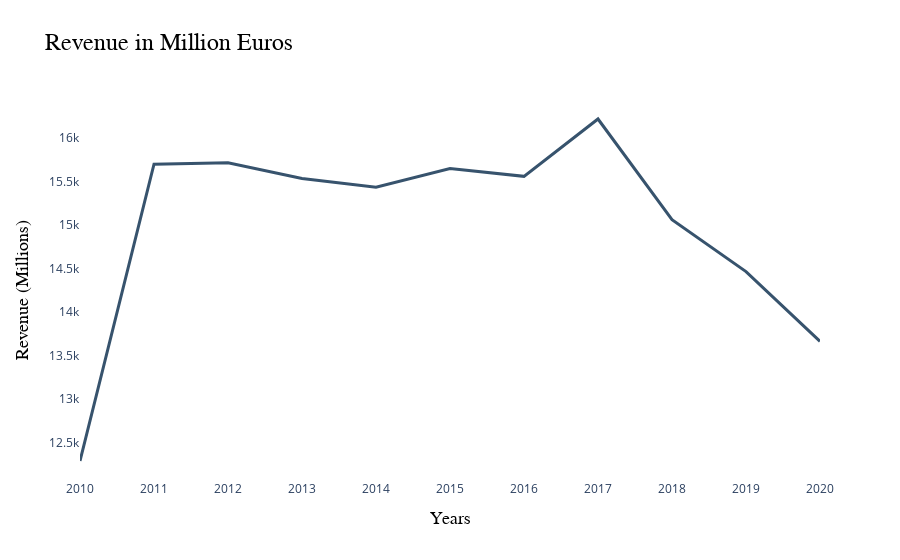

Notebook source saved alongside this figure:
### Code cell
import plotly.graph_objects as go

# Define data for the line chart
x_categories = ['2010', '2011', '2012', '2013', '2014', '2015', '2016', '2017', '2018', '2019', '2020']
y_values = [12288, 15697, 15713, 15534, 15433, 15648, 15558, 16217, 15060, 14464, 13663]

# Create trace for the line chart
fig = go.Figure(go.Scatter(
    x=x_categories,
    y=y_values,
    mode='lines',
    line=dict(color='rgb(55, 83, 109)', width=3),
    marker=dict(size=8, color='rgb(55, 83, 109)'),
    text=y_values,
    textposition='top center'
))

# Customize layout
fig.update_layout(
    title='Revenue in Million Euros',
    title_font_family='Arial, sans-serif',
    title_font_size=24,
    title_font_color='#000000',
    xaxis_title='Years',
    xaxis_title_font=dict(
        family='Arial, sans-serif',
        size=18,
        color='#000000'
    ),
    yaxis_title='Revenue (Millions)',
    yaxis_title_font=dict(
        family='Arial, sans-serif',
        size=18,
        color='#000000'
    ),
    plot_bgcolor='white'
)

# Display the chart
fig.show()

### Figure 1 — Plotly figure (JSON) as saved in the notebook; plotly's stock layout.template omitted (floating-point values rounded to 4 significant figures)
{"data": [{"line": {"color": "rgb(55, 83, 109)", "width": 3}, "marker": {"color": "rgb(55, 83, 109)", "size": 8}, "mode": "lines", "text": ["12288", "15697", "15713", "15534", "15433", "15648", "15558", "16217", "15060", "14464", "13663"], "textposition": "top center", "type": "scatter", "x": ["2010", "2011", "2012", "2013", "2014", "2015", "2016", "2017", "2018", "2019", "2020"], "y": [12288, 15697, 15713, 15534, 15433, 15648, 15558, 16217, 15060, 14464, 13663]}], "layout": {"plot_bgcolor": "white", "title": {"font": {"color": "#000000", "family": "Arial, sans-serif", "size": 24}, "text": "Revenue in Million Euros"}, "xaxis": {"title": {"font": {"color": "#000000", "family": "Arial, sans-serif", "size": 18}, "text": "Years"}}, "yaxis": {"title": {"font": {"color": "#000000", "family": "Arial, sans-serif", "size": 18}, "text": "Revenue (Millions)"}}}}
